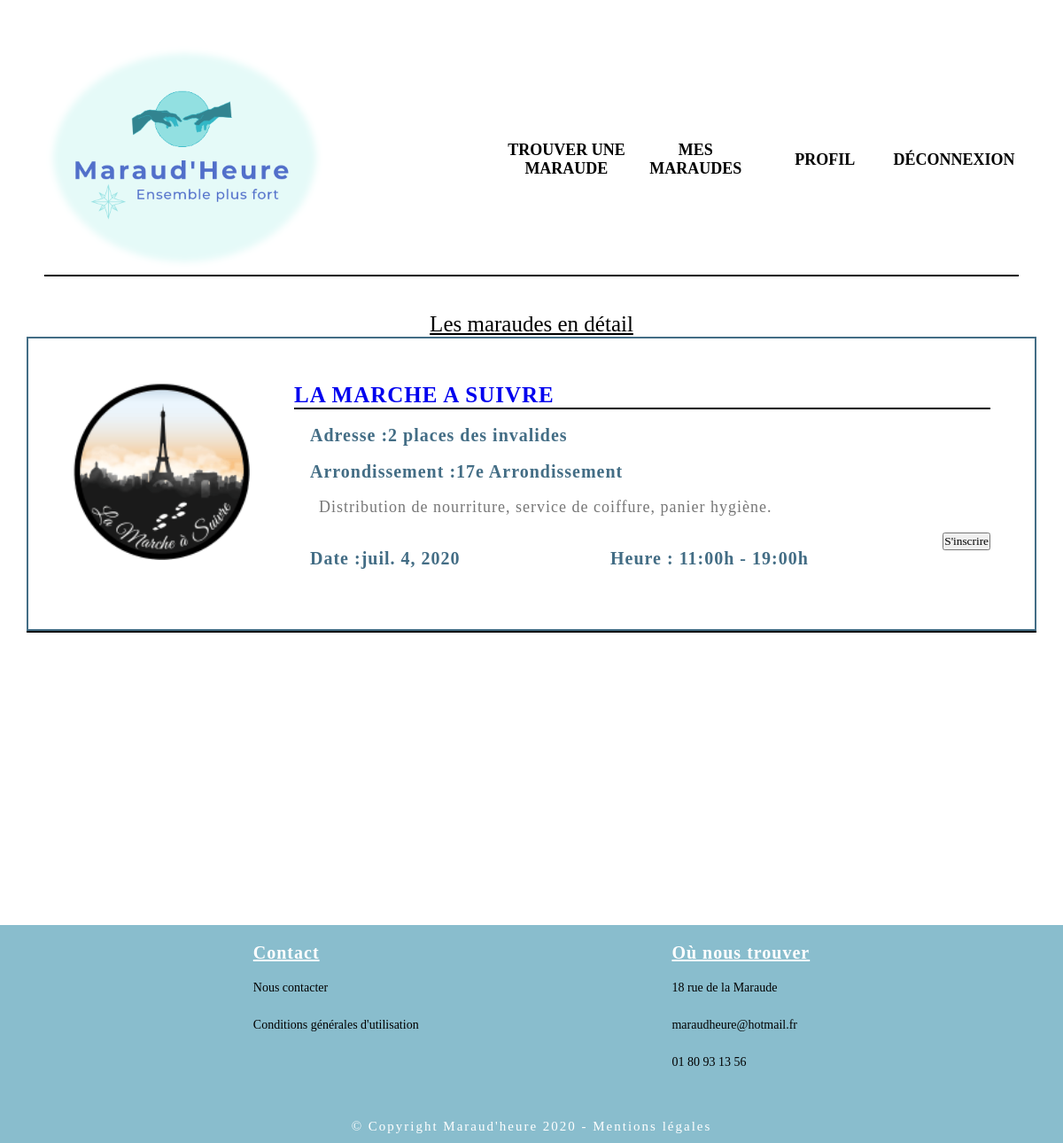
Page /maraudes/afficher/maraude/7/ (signed in) on the committed database.
### maraude/models.py (models this page shows, shortened)
class Maraude(models.Model):
    date = models.DateField(
        verbose_name = 'Date de maraude',
        )
    description = models.CharField(
        max_length= 2000,
        blank=True,
        null=True
    )
    heure_debut = models.CharField(
        max_length= 7,
        blank=True,
        null=True
    )
    heure_fin = models.CharField(
        max_length= 7,
        blank=True,
        null=True
    )
    adresse = models.CharField(
        max_length= 2000,
        blank=True,
        null=True
    )
    association =  models.ForeignKey(Association,default = "",on_delete=models.CASCADE, related_name='my_maraude')
    arrondissement =  models.ForeignKey(Arrondissement,default = "",on_delete=models.CASCADE,blank=True,
                                  null=True)
    produit = models.ManyToManyField(Product,blank=True, related_name='maraude_product')
    benevole = models.ManyToManyField(Benevole,blank=True, related_name='maraude_benevole')

class Arrondissement(models.Model):
    LIST_ARROND = (
        ('1er Arrondissement', '75101'),
        ('2e Arrondissement', '75102'),
        ('3e Arrondissement', '75103'),
        ('4e Arrondissement', '75104'),
        ('5e Arrondissement', '75105'),
        ('6e Arrondissement', '75106'),
        ('7e Arrondissement', '75107'),
        ('8e Arrondissement', '75108'),
        ('9e Arrondissement', '75109'),
        ('10e Arrondissement', '75110'),
        ('11e Arrondissement', '75111'),
        ('12e Arrondissement', '75112'),
        ('13e Arrondissement', '75113'),
        ('14e Arrondissement', '75114'),
        ('15e Arrondissement', '75115'),
        ('16e Arrondissement', '75116'),
        ('17e Arrondissement', '75117'),
        ('18e Arrondissement', '75118'),
        ('19e Arrondissement', '75119'),
        ('20e Arrondissement', '75120'),
    )
    n_arrondissement = models.CharField(max_length=300, choices=LIST_ARROND, unique=True )
    def __str__(self):
        return str(self.n_arrondissement )

### users/models.py (models this page shows)
class Association(User):
    role = models.ForeignKey(Role, null=True, on_delete=models.CASCADE)
    image = models.ImageField(
        upload_to=upload_location,
        null=True,
        blank=True,
    )
    num_rna = models.CharField(
        max_length= 50,
        null= True
    )
    nom_association = models.CharField(
        max_length= 200,
        null= True
    )
    siege_social = models.CharField(
        max_length= 1500,
        null= True
    )
    activite = models.CharField(
        max_length= 1500,
        blank=True,
        null=True
    )
    description = models.CharField(
        max_length= 5000,
        blank=True,
        null=True
    )
    date_creation = models.DateField(
        blank=True,
        null=True
    )
    phone_number = models.CharField(
        max_length= 10,
        blank=True,
        null=True
    )
    def __str__(self):
        return self.nom_association
    class Meta:
        verbose_name = 'Association'

### maraude/views/display_maraude.py (the view)
def maraude_detail(request, pk=None):
    select_maraude = Maraude.objects.get(id=pk)
    context = {
        "maraude": select_maraude,
    }
    return render(request, 'maraude_detail.html', context)

### users/email_login.py (called while the page is built)
    def get_user(self, user_id):
        try:
            return User.objects.get(pk=user_id)
        except User.DoesNotExist:
            return None

### users/models.py (called while the page is built)
    def __str__(self):
        return self.role_name

### maraude/templates/maraude_detail.html (shortened to what this page needs)
{% extends 'theme.html' %}
{% load static %}
{% block css %}
    <link rel="stylesheet" href="{% static 'css/maraudeDetail.css' %}">
    <link rel="stylesheet" href="{% static 'css/button.css' %}" />
{% endblock %}
{% block content %}
<section class="maraude-detail-wrapper">
    <div class="maraude-detail">
        <p class="title-maraude-detail">Les maraudes en détail</p>
    </div>
    <div class="detail-wrapper">
        <div class="detail-img">
            <div class="detail">
                <div class="image">
                {% if maraude.association.image %}
              <img  class="detail-image" src="{{ maraude.association.image.url }}"
                    alt="photo de profil" >
              {% else %}
              <img  class="detail-image" src="{% static "images/avatar.png"%}" alt="photo de profil par défaut">
            {% endif %}
                </div>
                <div class="detail-text">
                    <div class="name_maraude">
                        <h1 class="detail-fullname"><a href="{% url 'assoc_public_profil' maraude.association.id %}">{{maraude.association}}</a></h1>
                    </div>
                    <h1 class ="detail-paragraph-date"><span class="underline">Adresse</span> :{{maraude.adresse}}</h1>
                    <h1 class ="detail-paragraph-date"><span class="underline">Arrondissement</span> :{{maraude.arrondissement}}</h1>
                    <p class="detail-paragraph">
                        {{maraude.description}}
                    </p>
                    <div class="date-button">
                        <h1 class ="detail-paragraph-date"><span class="underline">Date</span> :{{maraude.date}}</h1>
                        <h1 class ="detail-paragraph-date"><span class="underline">Heure</span> : {{maraude.heure_debut}}h - {{maraude.heure_fin}}h</h1>
                        <form action="{% url 'inscription_maraude' maraude.id %}">
                        {% if maraude.benevole.all %}
                          {% for benevole in maraude.benevole.all %}
                            {% if user.benevole.id == benevole.id %}
                              <input type="hidden" value="S'inscrire" />
                              <p>Vous etes inscrit à cette maraude </p>
                            {% else %}
                            {% if user.is_authenticated and user.benevole.id != benevole.id %}
                              <input type="submit" value="S'inscrire" class="detail-btn-benevole"/>
                            {% endif %}
                          {% endif %}
                          {% endfor %}
                          {% else %}
                          {% if user.is_authenticated and user.benevole.id != benevole.id %}
                            <input type="submit" value="S'inscrire" class="detail-btn-benevole"/>
                            {% endif %}
                        {% endif %}
                      </form>
                    </div>
                </div>
            </div>
        </div>
    </div>
    <div id='map' width="100%" style='width: 100%%; height: 300px;'></div>
  </section>
{% endblock content %}

### static/css/core.css (style rules this page uses)
* { margin: 0; padding: 0; font-family: 'Vollkron, serif'; list-style-type: none; text-decoration: none; box-sizing: border-box; outline: none; }
html { font-size: 62.5%; }
:root { --primary-color: #89BDCD; --secondary-color: #436D85; --white-color: #fff; --black-color: #000; --light-grey-color: #777; }

### static/css/maraudeDetail.css (style rules this page uses)
.maraude-detail-wrapper { position: relative; }
.title-maraude-detail { margin-top: 2rem; text-align: center; font-size: 2.5rem; text-decoration: underline; }
.detail-wrapper { display: flex; flex-direction: column; align-items: center; border-bottom: 2px solid #000; }
.detail-img { padding: 5rem; width: 100%; border: 2px solid var(--secondary-color); }
.detail { display: flex; }
.detail-image { width: 20rem; height: 20rem; object-fit: cover; margin-right: 5rem; }
.detail-text { letter-spacing: 0.1rem; width: 90%; }
.detail-fullname { font-size: 2.5rem; text-transform: uppercase; columns: var(--grey-color); margin-bottom: 1rem; border-bottom: 2px solid var(--black-color); }
.detail-paragraph { margin: 1.8rem; font-size: 1.8rem; color: var(--light-grey-color); text-align: justify; text-justify: inter-word; }
.detail-paragraph-date { margin: 1.8rem; font-size: 2rem; color: var(--secondary-color); }
.detail-paragraph::first-letter { margin-left: 1rem; }
.date-button { display: flex; justify-content: space-between; }

### rows in the picture
Maraude: association.image (picture), association "LA MARCHE A SUIVRE", adresse "2 places des invalides", arrondissement "17e Arrondissement", description "Distribution de nourriture, service de coiffure, panier hygiène.", date "juil. 4, 2020", heure_debut "11:00", heure_fin "19:00"
